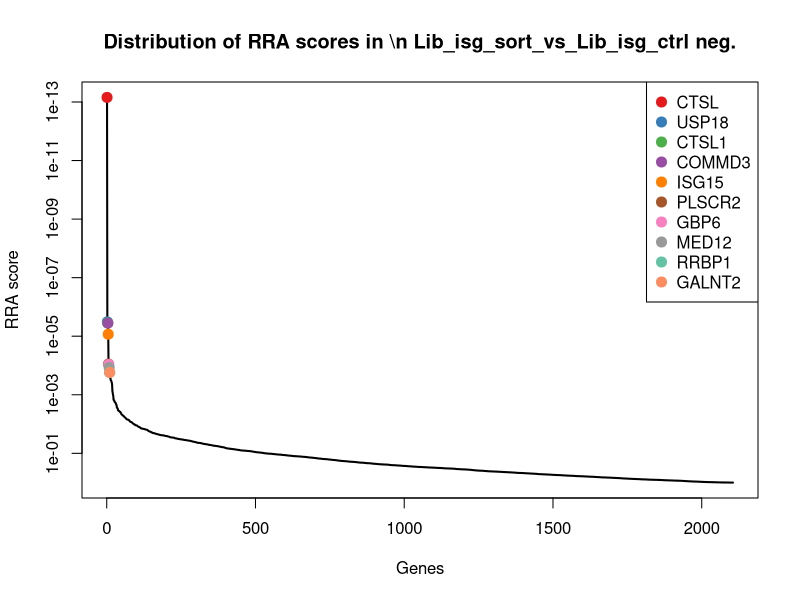
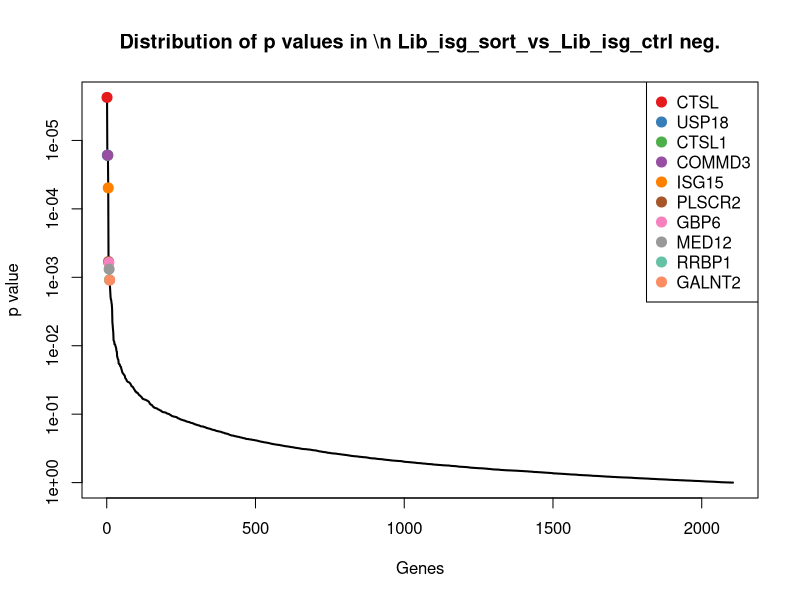
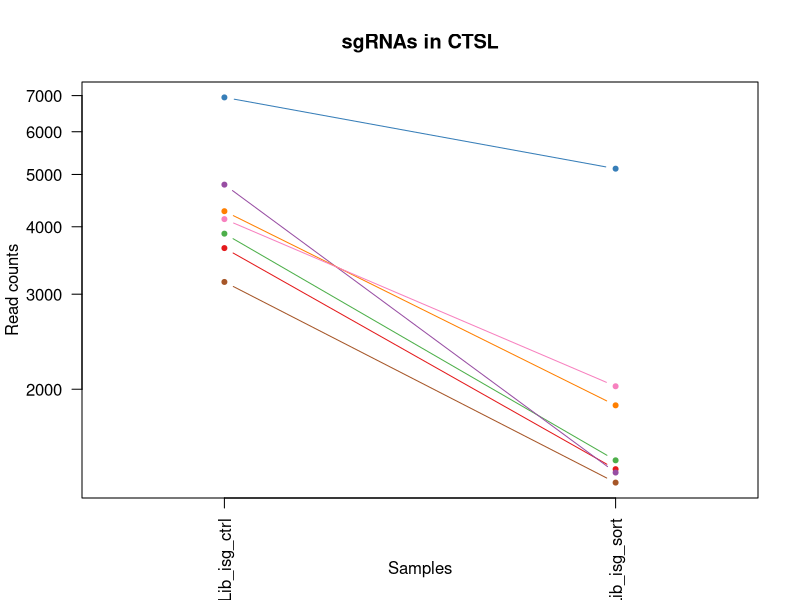
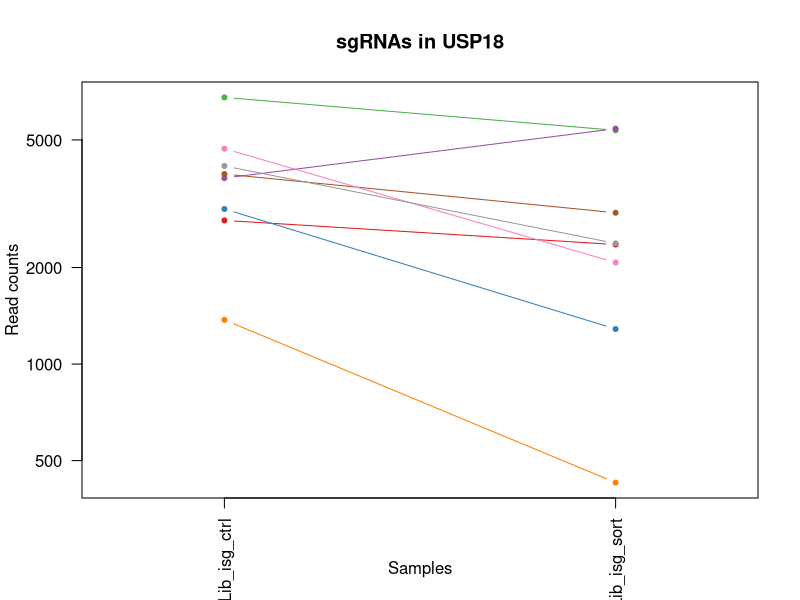
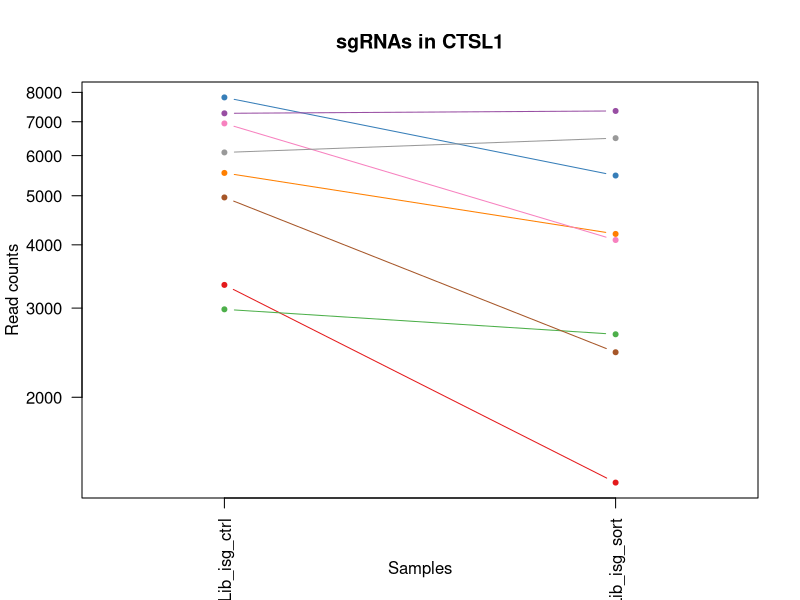
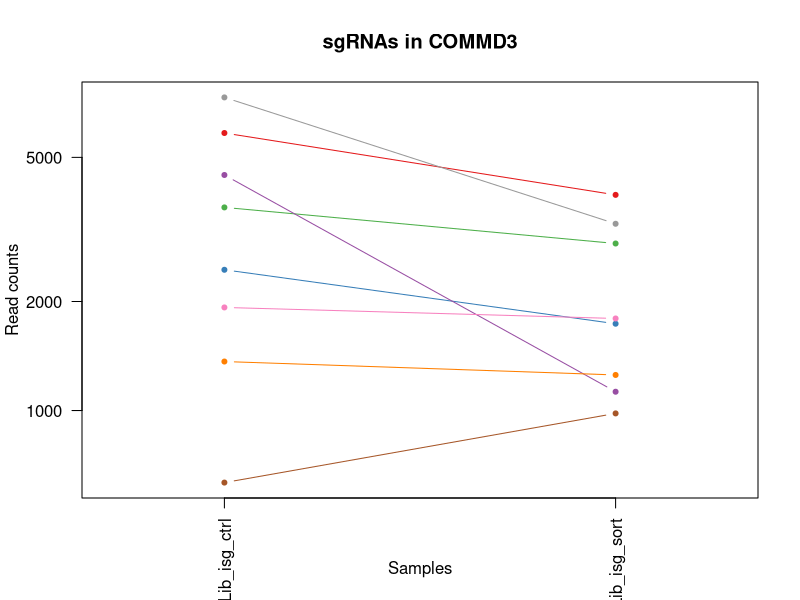
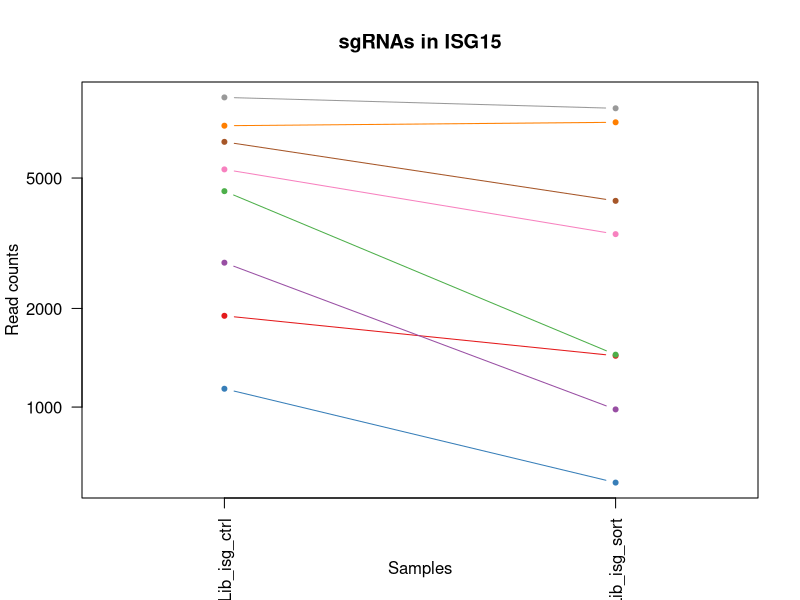
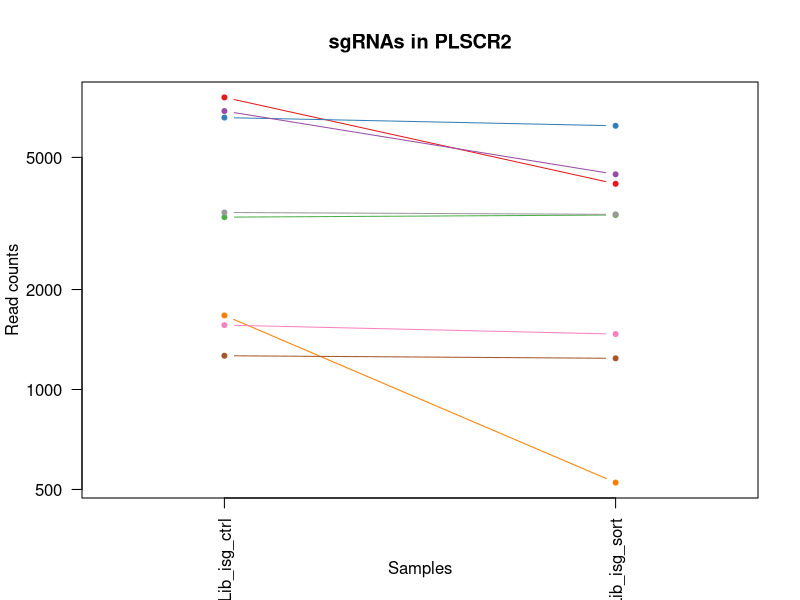

Source code (R) for these figures, in order: (Note: this script raises an error after producing the figures.)
pdf(file='MageckLibISG_CoVclust.pdf',width=4.5,height=4.5);
gstable=read.table('MageckLibISG_CoVclust.gene_summary.txt',header=T)
# 
#
# parameters
# Do not modify the variables beginning with "__"

# gstablename='__GENE_SUMMARY_FILE__'
startindex=3
# outputfile='__OUTPUT_FILE__'
targetgenelist=c("CTSL","USP18","CTSL1","COMMD3","ISG15","PLSCR2","GBP6","MED12","RRBP1","GALNT2")
# samplelabel=sub('.\\w+.\\w+$','',colnames(gstable)[startindex]);
samplelabel='Lib_isg_sort_vs_Lib_isg_ctrl neg.'


# You need to write some codes in front of this code:
# gstable=read.table(gstablename,header=T)
# pdf(file=outputfile,width=6,height=6)


# set up color using RColorBrewer
#library(RColorBrewer)
#colors <- brewer.pal(length(targetgenelist), "Set1")

colors=c( "#E41A1C", "#377EB8", "#4DAF4A", "#984EA3", "#FF7F00",  "#A65628", "#F781BF",
          "#999999", "#66C2A5", "#FC8D62", "#8DA0CB", "#E78AC3", "#A6D854", "#FFD92F", "#E5C494", "#B3B3B3", 
          "#8DD3C7", "#FFFFB3", "#BEBADA", "#FB8072", "#80B1D3", "#FDB462", "#B3DE69", "#FCCDE5",
          "#D9D9D9", "#BC80BD", "#CCEBC5", "#FFED6F")

######
# function definition

plotrankedvalues<-function(val, tglist, ...){
  
  plot(val,log='y',ylim=c(max(val),min(val)),type='l',lwd=2, ...)
  if(length(tglist)>0){
    for(i in 1:length(tglist)){
      targetgene=tglist[i];
      tx=which(names(val)==targetgene);ty=val[targetgene];
      points(tx,ty,col=colors[(i %% length(colors)) ],cex=2,pch=20)
      # text(tx+50,ty,targetgene,col=colors[i])
    }
    legend('topright',tglist,pch=20,pt.cex = 2,cex=1,col=colors)
  }
}



plotrandvalues<-function(val,targetgenelist, ...){
  # choose the one with the best distance distribution
  
  mindiffvalue=0;
  randval=val;
  for(i in 1:20){
    randval0=sample(val)
    vindex=sort(which(names(randval0) %in% targetgenelist))
    if(max(vindex)>0.9*length(val)){
      # print('pass...')
      next;
    }
    mindiffind=min(diff(vindex));
    if (mindiffind > mindiffvalue){
      mindiffvalue=mindiffind;
      randval=randval0;
      # print(paste('Diff: ',mindiffvalue))
    }
  }
  plot(randval,log='y',ylim=c(max(randval),min(randval)),pch=20,col='grey', ...)
  
  if(length(targetgenelist)>0){
    for(i in 1:length(targetgenelist)){
      targetgene=targetgenelist[i];
      tx=which(names(randval)==targetgene);ty=randval[targetgene];
      points(tx,ty,col=colors[(i %% length(colors)) ],cex=2,pch=20)
      text(tx+50,ty,targetgene,col=colors[i])
    }
  }
  
}




# set.seed(1235)



pvec=gstable[,startindex]
names(pvec)=gstable[,'id']
pvec=sort(pvec);

plotrankedvalues(pvec,targetgenelist,xlab='Genes',ylab='RRA score',main=paste('Distribution of RRA scores in \\n',samplelabel))

# plotrandvalues(pvec,targetgenelist,xlab='Genes',ylab='RRA score',main=paste('Distribution of RRA scores in \\n',samplelabel))


pvec=gstable[,startindex+1]
names(pvec)=gstable[,'id']
pvec=sort(pvec);

plotrankedvalues(pvec,targetgenelist,xlab='Genes',ylab='p value',main=paste('Distribution of p values in \\n',samplelabel))

# plotrandvalues(pvec,targetgenelist,xlab='Genes',ylab='p value',main=paste('Distribution of p values in \\n',samplelabel))



# you need to write after this code:
# dev.off()






# parameters
# Do not modify the variables beginning with "__"
targetmat=list(c(3651.19696288,1420.97672759),c(6945.26523066,5124.03599413),c(3883.03465169,1475.74670852),c(4786.70836636,1400.69154947),c(4273.70582091,1866.23638741),c(3159.89837128,1341.86453291),c(4131.64357756,2024.46077678))
targetgene="CTSL"
collabel=c("Lib_isg_ctrl","Lib_isg_sort")

# set up color using RColorBrewer
#library(RColorBrewer)
#colors <- brewer.pal(length(targetgenelist), "Set1")

colors=c( "#E41A1C", "#377EB8", "#4DAF4A", "#984EA3", "#FF7F00",  "#A65628", "#F781BF",
          "#999999", "#66C2A5", "#FC8D62", "#8DA0CB", "#E78AC3", "#A6D854", "#FFD92F", "#E5C494", "#B3B3B3", 
          "#8DD3C7", "#FFFFB3", "#BEBADA", "#FB8072", "#80B1D3", "#FDB462", "#B3DE69", "#FCCDE5",
          "#D9D9D9", "#BC80BD", "#CCEBC5", "#FFED6F")


## code

targetmatvec=unlist(targetmat)+1
yrange=range(targetmatvec[targetmatvec>0]);
# yrange[1]=1; # set the minimum value to 1
for(i in 1:length(targetmat)){
  vali=targetmat[[i]]+1;
  if(i==1){
    plot(1:length(vali),vali,type='b',las=1,pch=20,main=paste('sgRNAs in',targetgene),ylab='Read counts',xlab='Samples',xlim=c(0.7,length(vali)+0.3),ylim = yrange,col=colors[(i %% length(colors))],xaxt='n',log='y')
    axis(1,at=1:length(vali),labels=(collabel),las=2)
    # lines(0:100,rep(1,101),col='black');
  }else{
    lines(1:length(vali),vali,type='b',pch=20,col=colors[(i %% length(colors))])
  }
}




# parameters
# Do not modify the variables beginning with "__"
targetmat=list(c(2804.74276289,2358.15195692),c(3044.47279855,1285.06603416),c(6784.45866353,5356.30128365),c(3800.16500973,5420.19959474),c(1372.28180907,425.988740605),c(3912.63095239,2962.65026502),c(4694.95983419,2072.13094537),c(4146.44172791,2377.42287614))
targetgene="USP18"
collabel=c("Lib_isg_ctrl","Lib_isg_sort")

# set up color using RColorBrewer
#library(RColorBrewer)
#colors <- brewer.pal(length(targetgenelist), "Set1")

colors=c( "#E41A1C", "#377EB8", "#4DAF4A", "#984EA3", "#FF7F00",  "#A65628", "#F781BF",
          "#999999", "#66C2A5", "#FC8D62", "#8DA0CB", "#E78AC3", "#A6D854", "#FFD92F", "#E5C494", "#B3B3B3", 
          "#8DD3C7", "#FFFFB3", "#BEBADA", "#FB8072", "#80B1D3", "#FDB462", "#B3DE69", "#FCCDE5",
          "#D9D9D9", "#BC80BD", "#CCEBC5", "#FFED6F")


## code

targetmatvec=unlist(targetmat)+1
yrange=range(targetmatvec[targetmatvec>0]);
# yrange[1]=1; # set the minimum value to 1
for(i in 1:length(targetmat)){
  vali=targetmat[[i]]+1;
  if(i==1){
    plot(1:length(vali),vali,type='b',las=1,pch=20,main=paste('sgRNAs in',targetgene),ylab='Read counts',xlab='Samples',xlim=c(0.7,length(vali)+0.3),ylim = yrange,col=colors[(i %% length(colors))],xaxt='n',log='y')
    axis(1,at=1:length(vali),labels=(collabel),las=2)
    # lines(0:100,rep(1,101),col='black');
  }else{
    lines(1:length(vali),vali,type='b',pch=20,col=colors[(i %% length(colors))])
  }
}




# parameters
# Do not modify the variables beginning with "__"
targetmat=list(c(3332.54345869,1356.06415759),c(7817.36955792,5480.04087021),c(2982.32056709,2662.42962878),c(7271.8110817,7350.33429325),c(5545.3602076,4202.0746484),c(4960.33999712,2453.4922941),c(6945.26523066,4087.46339199),c(6086.97251039,6495.31403532))
targetgene="CTSL1"
collabel=c("Lib_isg_ctrl","Lib_isg_sort")

# set up color using RColorBrewer
#library(RColorBrewer)
#colors <- brewer.pal(length(targetgenelist), "Set1")

colors=c( "#E41A1C", "#377EB8", "#4DAF4A", "#984EA3", "#FF7F00",  "#A65628", "#F781BF",
          "#999999", "#66C2A5", "#FC8D62", "#8DA0CB", "#E78AC3", "#A6D854", "#FFD92F", "#E5C494", "#B3B3B3", 
          "#8DD3C7", "#FFFFB3", "#BEBADA", "#FB8072", "#80B1D3", "#FDB462", "#B3DE69", "#FCCDE5",
          "#D9D9D9", "#BC80BD", "#CCEBC5", "#FFED6F")


## code

targetmatvec=unlist(targetmat)+1
yrange=range(targetmatvec[targetmatvec>0]);
# yrange[1]=1; # set the minimum value to 1
for(i in 1:length(targetmat)){
  vali=targetmat[[i]]+1;
  if(i==1){
    plot(1:length(vali),vali,type='b',las=1,pch=20,main=paste('sgRNAs in',targetgene),ylab='Read counts',xlab='Samples',xlim=c(0.7,length(vali)+0.3),ylim = yrange,col=colors[(i %% length(colors))],xaxt='n',log='y')
    axis(1,at=1:length(vali),labels=(collabel),las=2)
    # lines(0:100,rep(1,101),col='black');
  }else{
    lines(1:length(vali),vali,type='b',pch=20,col=colors[(i %% length(colors))])
  }
}




# parameters
# Do not modify the variables beginning with "__"
targetmat=list(c(5836.39049781,3938.36733278),c(2445.64098108,1735.39698851),c(3636.39881253,2890.63788268),c(4469.04140552,1125.82738588),c(1364.38946222,1252.60974916),c(631.387748242,980.788362297),c(1924.74608878,1794.22400507),c(7319.16516282,3277.07052594))
targetgene="COMMD3"
collabel=c("Lib_isg_ctrl","Lib_isg_sort")

# set up color using RColorBrewer
#library(RColorBrewer)
#colors <- brewer.pal(length(targetgenelist), "Set1")

colors=c( "#E41A1C", "#377EB8", "#4DAF4A", "#984EA3", "#FF7F00",  "#A65628", "#F781BF",
          "#999999", "#66C2A5", "#FC8D62", "#8DA0CB", "#E78AC3", "#A6D854", "#FFD92F", "#E5C494", "#B3B3B3", 
          "#8DD3C7", "#FFFFB3", "#BEBADA", "#FB8072", "#80B1D3", "#FDB462", "#B3DE69", "#FCCDE5",
          "#D9D9D9", "#BC80BD", "#CCEBC5", "#FFED6F")


## code

targetmatvec=unlist(targetmat)+1
yrange=range(targetmatvec[targetmatvec>0]);
# yrange[1]=1; # set the minimum value to 1
for(i in 1:length(targetmat)){
  vali=targetmat[[i]]+1;
  if(i==1){
    plot(1:length(vali),vali,type='b',las=1,pch=20,main=paste('sgRNAs in',targetgene),ylab='Read counts',xlab='Samples',xlim=c(0.7,length(vali)+0.3),ylim = yrange,col=colors[(i %% length(colors))],xaxt='n',log='y')
    axis(1,at=1:length(vali),labels=(collabel),las=2)
    # lines(0:100,rep(1,101),col='black');
  }else{
    lines(1:length(vali),vali,type='b',pch=20,col=colors[(i %% length(colors))])
  }
}




# parameters
# Do not modify the variables beginning with "__"
targetmat=list(c(1898.10941815,1433.14783446),c(1136.49794684,587.255906691),c(4558.81685098,1444.30468243),c(2757.38868177,982.81688011),c(7221.49737051,7396.99020293),c(6447.06083556,4258.87314714),c(5312.53597544,3370.38234531),c(8810.81871804,8161.74141821))
targetgene="ISG15"
collabel=c("Lib_isg_ctrl","Lib_isg_sort")

# set up color using RColorBrewer
#library(RColorBrewer)
#colors <- brewer.pal(length(targetgenelist), "Set1")

colors=c( "#E41A1C", "#377EB8", "#4DAF4A", "#984EA3", "#FF7F00",  "#A65628", "#F781BF",
          "#999999", "#66C2A5", "#FC8D62", "#8DA0CB", "#E78AC3", "#A6D854", "#FFD92F", "#E5C494", "#B3B3B3", 
          "#8DD3C7", "#FFFFB3", "#BEBADA", "#FB8072", "#80B1D3", "#FDB462", "#B3DE69", "#FCCDE5",
          "#D9D9D9", "#BC80BD", "#CCEBC5", "#FFED6F")


## code

targetmatvec=unlist(targetmat)+1
yrange=range(targetmatvec[targetmatvec>0]);
# yrange[1]=1; # set the minimum value to 1
for(i in 1:length(targetmat)){
  vali=targetmat[[i]]+1;
  if(i==1){
    plot(1:length(vali),vali,type='b',las=1,pch=20,main=paste('sgRNAs in',targetgene),ylab='Read counts',xlab='Samples',xlim=c(0.7,length(vali)+0.3),ylim = yrange,col=colors[(i %% length(colors))],xaxt='n',log='y')
    axis(1,at=1:length(vali),labels=(collabel),las=2)
    # lines(0:100,rep(1,101),col='black');
  }else{
    lines(1:length(vali),vali,type='b',pch=20,col=colors[(i %% length(colors))])
  }
}




# parameters
# Do not modify the variables beginning with "__"
targetmat=list(c(7578.62606561,4162.51855105),c(6589.12307892,6224.50690736),c(3302.94715799,3352.125685),c(6894.95151947,4445.49678588),c(1670.21790277,523.3575956),c(1262.77549648,1240.43864229),c(1561.69813354,1467.63263727),c(3411.46692722,3367.33956859))
targetgene="PLSCR2"
collabel=c("Lib_isg_ctrl","Lib_isg_sort")

# set up color using RColorBrewer
#library(RColorBrewer)
#colors <- brewer.pal(length(targetgenelist), "Set1")

colors=c( "#E41A1C", "#377EB8", "#4DAF4A", "#984EA3", "#FF7F00",  "#A65628", "#F781BF",
          "#999999", "#66C2A5", "#FC8D62", "#8DA0CB", "#E78AC3", "#A6D854", "#FFD92F", "#E5C494", "#B3B3B3", 
          "#8DD3C7", "#FFFFB3", "#BEBADA", "#FB8072", "#80B1D3", "#FDB462", "#B3DE69", "#FCCDE5",
          "#D9D9D9", "#BC80BD", "#CCEBC5", "#FFED6F")


## code

targetmatvec=unlist(targetmat)+1
yrange=range(targetmatvec[targetmatvec>0]);
# yrange[1]=1; # set the minimum value to 1
for(i in 1:length(targetmat)){
  vali=targetmat[[i]]+1;
  if(i==1){
    plot(1:length(vali),vali,type='b',las=1,pch=20,main=paste('sgRNAs in',targetgene),ylab='Read counts',xlab='Samples',xlim=c(0.7,length(vali)+0.3),ylim = yrange,col=colors[(i %% length(colors))],xaxt='n',log='y')
    axis(1,at=1:length(vali),labels=(collabel),las=2)
    # lines(0:100,rep(1,101),col='black');
  }else{
    lines(1:length(vali),vali,type='b',pch=20,col=colors[(i %% length(colors))])
  }
}




# parameters
# Do not modify the variables beginning with "__"
targetmat=list(c(5723.92455515,5711.29190082),c(7462.21394953,3329.81198906),c(1705.73346361,1588.32944711),c(2647.88236919,1589.34370602),c(4735.40811181,3170.57334079),c(3667.96819994,4543.87989979),c(3798.19192302,2226.29829911),c(3768.59562232,2606.64538894))
targetgene="GBP6"
collabel=c("Lib_isg_ctrl","Lib_isg_sort")

# set up color using RColorBrewer
#library(RColorBrewer)
#colors <- brewer.pal(length(targetgenelist), "Set1")

colors=c( "#E41A1C", "#377EB8", "#4DAF4A", "#984EA3", "#FF7F00",  "#A65628", "#F781BF",
          "#999999", "#66C2A5", "#FC8D62", "#8DA0CB", "#E78AC3", "#A6D854", "#FFD92F", "#E5C494", "#B3B3B3", 
          "#8DD3C7", "#FFFFB3", "#BEBADA", "#FB8072", "#80B1D3", "#FDB462", "#B3DE69", "#FCCDE5",
          "#D9D9D9", "#BC80BD", "#CCEBC5", "#FFED6F")


## code

targetmatvec=unlist(targetmat)+1
yrange=range(targetmatvec[targetmatvec>0]);
# yrange[1]=1; # set the minimum value to 1
for(i in 1:length(targetmat)){
  vali=targetmat[[i]]+1;
  if(i==1){
    plot(1:length(vali),vali,type='b',las=1,pch=20,main=paste('sgRNAs in',targetgene),ylab='Read counts',xlab='Samples',xlim=c(0.7,length(vali)+0.3),ylim = yrange,col=colors[(i %% length(colors))],xaxt='n',log='y')
    axis(1,at=1:length(vali),labels=(collabel),las=2)
    # lines(0:100,rep(1,101),col='black');
  }else{
    lines(1:length(vali),vali,type='b',pch=20,col=colors[(i %% length(colors))])
  }
}




# parameters
# Do not modify the variables beginning with "__"
targetmat=list(c(10482.0231642,9838.31139016),c(3916.57712581,1320.56509588),c(1655.41975242,1225.22475869),c(4531.19363699,2081.25927553),c(4718.63687475,4681.81911103),c(4105.99345028,3598.59059921),c(4378.27941671,2778.05514409),c(5768.3190062,4949.58346227))
targetgene="MED12"
collabel=c("Lib_isg_ctrl","Lib_isg_sort")

# set up color using RColorBrewer
#library(RColorBrewer)
#colors <- brewer.pal(length(targetgenelist), "Set1")

colors=c( "#E41A1C", "#377EB8", "#4DAF4A", "#984EA3", "#FF7F00",  "#A65628", "#F781BF",
          "#999999", "#66C2A5", "#FC8D62", "#8DA0CB", "#E78AC3", "#A6D854", "#FFD92F", "#E5C494", "#B3B3B3", 
          "#8DD3C7", "#FFFFB3", "#BEBADA", "#FB8072", "#80B1D3", "#FDB462", "#B3DE69", "#FCCDE5",
          "#D9D9D9", "#BC80BD", "#CCEBC5", "#FFED6F")


## code

targetmatvec=unlist(targetmat)+1
yrange=range(targetmatvec[targetmatvec>0]);
# yrange[1]=1; # set the minimum value to 1
for(i in 1:length(targetmat)){
  vali=targetmat[[i]]+1;
  if(i==1){
    plot(1:length(vali),vali,type='b',las=1,pch=20,main=paste('sgRNAs in',targetgene),ylab='Read counts',xlab='Samples',xlim=c(0.7,length(vali)+0.3),ylim = yrange,col=colors[(i %% length(colors))],xaxt='n',log='y')
    axis(1,at=1:length(vali),labels=(collabel),las=2)
    # lines(0:100,rep(1,101),col='black');
  }else{
    lines(1:length(vali),vali,type='b',pch=20,col=colors[(i %% length(colors))])
  }
}




# parameters
# Do not modify the variables beginning with "__"
targetmat=list(c(1236.13882585,736.351965903),c(2356.85207898,1756.69642554),c(2218.73600906,1550.80186758),c(3225.01023282,2305.4104938),c(1921.78645871,2120.81537287),c(5583.83539851,4784.25926056),c(7217.55119709,6035.85475081),c(1623.85036501,1222.18198197))
targetgene="RRBP1"
collabel=c("Lib_isg_ctrl","Lib_isg_sort")

# set up color using RColorBrewer
#library(RColorBrewer)
#colors <- brewer.pal(length(targetgenelist), "Set1")

colors=c( "#E41A1C", "#377EB8", "#4DAF4A", "#984EA3", "#FF7F00",  "#A65628", "#F781BF",
          "#999999", "#66C2A5", "#FC8D62", "#8DA0CB", "#E78AC3", "#A6D854", "#FFD92F", "#E5C494", "#B3B3B3", 
          "#8DD3C7", "#FFFFB3", "#BEBADA", "#FB8072", "#80B1D3", "#FDB462", "#B3DE69", "#FCCDE5",
          "#D9D9D9", "#BC80BD", "#CCEBC5", "#FFED6F")


## code

targetmatvec=unlist(targetmat)+1
yrange=range(targetmatvec[targetmatvec>0]);
# yrange[1]=1; # set the minimum value to 1
for(i in 1:length(targetmat)){
  vali=targetmat[[i]]+1;
  if(i==1){
    plot(1:length(vali),vali,type='b',las=1,pch=20,main=paste('sgRNAs in',targetgene),ylab='Read counts',xlab='Samples',xlim=c(0.7,length(vali)+0.3),ylim = yrange,col=colors[(i %% length(colors))],xaxt='n',log='y')
    axis(1,at=1:length(vali),labels=(collabel),las=2)
    # lines(0:100,rep(1,101),col='black');
  }else{
    lines(1:length(vali),vali,type='b',pch=20,col=colors[(i %% length(colors))])
  }
}




# parameters
# Do not modify the variables beginning with "__"
targetmat=list(c(4447.33745168,3544.83487718),c(4078.3702363,4731.51779743),c(3728.1473447,3572.21986764),c(4455.22979853,3877.51179841),c(6592.08270899,3368.3538275),c(1847.79570696,2699.95720831),c(6004.10286844,3206.07240251),c(3389.76297337,3286.19885609))
targetgene="GALNT2"
collabel=c("Lib_isg_ctrl","Lib_isg_sort")

# set up color using RColorBrewer
#library(RColorBrewer)
#colors <- brewer.pal(length(targetgenelist), "Set1")

colors=c( "#E41A1C", "#377EB8", "#4DAF4A", "#984EA3", "#FF7F00",  "#A65628", "#F781BF",
          "#999999", "#66C2A5", "#FC8D62", "#8DA0CB", "#E78AC3", "#A6D854", "#FFD92F", "#E5C494", "#B3B3B3", 
          "#8DD3C7", "#FFFFB3", "#BEBADA", "#FB8072", "#80B1D3", "#FDB462", "#B3DE69", "#FCCDE5",
          "#D9D9D9", "#BC80BD", "#CCEBC5", "#FFED6F")


## code

targetmatvec=unlist(targetmat)+1
yrange=range(targetmatvec[targetmatvec>0]);
# yrange[1]=1; # set the minimum value to 1
for(i in 1:length(targetmat)){
  vali=targetmat[[i]]+1;
  if(i==1){
    plot(1:length(vali),vali,type='b',las=1,pch=20,main=paste('sgRNAs in',targetgene),ylab='Read counts',xlab='Samples',xlim=c(0.7,length(vali)+0.3),ylim = yrange,col=colors[(i %% length(colors))],xaxt='n',log='y')
    axis(1,at=1:length(vali),labels=(collabel),las=2)
    # lines(0:100,rep(1,101),col='black');
  }else{
    lines(1:length(vali),vali,type='b',pch=20,col=colors[(i %% length(colors))])
  }
}



# 
#
# parameters
# Do not modify the variables beginning with "__"

# gstablename='__GENE_SUMMARY_FILE__'
startindex=9
# outputfile='__OUTPUT_FILE__'
targetgenelist=c("STAT2","LY6E","IFNAR1","STAT1","IFI6","DAXX","CMTR1","APOL6","HERC5","IQGAP2")
# samplelabel=sub('.\\w+.\\w+$','',colnames(gstable)[startindex]);
samplelabel='Lib_isg_sort_vs_Lib_isg_ctrl pos.'


# You need to write some codes in front of this code:
# gstable=read.table(gstablename,header=T)
# pdf(file=outputfile,width=6,height=6)


# set up color using RColorBrewer
#library(RColorBrewer)
#colors <- brewer.pal(length(targetgenelist), "Set1")

colors=c( "#E41A1C", "#377EB8", "#4DAF4A", "#984EA3", "#FF7F00",  "#A65628", "#F781BF",
          "#999999", "#66C2A5", "#FC8D62", "#8DA0CB", "#E78AC3", "#A6D854", "#FFD92F", "#E5C494", "#B3B3B3", 
          "#8DD3C7", "#FFFFB3", "#BEBADA", "#FB8072", "#80B1D3", "#FDB462", "#B3DE69", "#FCCDE5",
          "#D9D9D9", "#BC80BD", "#CCEBC5", "#FFED6F")

######
# function definition

plotrankedvalues<-function(val, tglist, ...){
  
  plot(val,log='y',ylim=c(max(val),min(val)),type='l',lwd=2, ...)
  if(length(tglist)>0){
    for(i in 1:length(tglist)){
      targetgene=tglist[i];
      tx=which(names(val)==targetgene);ty=val[targetgene];
      points(tx,ty,col=colors[(i %% length(colors)) ],cex=2,pch=20)
      # text(tx+50,ty,targetgene,col=colors[i])
    }
    legend('topright',tglist,pch=20,pt.cex = 2,cex=1,col=colors)
  }
}



plotrandvalues<-function(val,targetgenelist, ...){
  # choose the one with the best distance distribution
  
  mindiffvalue=0;
  randval=val;
  for(i in 1:20){
    randval0=sample(val)
    vindex=sort(which(names(randval0) %in% targetgenelist))
    if(max(vindex)>0.9*length(val)){
      # print('pass...')
      next;
    }
    mindiffind=min(diff(vindex));
    if (mindiffind > mindiffvalue){
      mindiffvalue=mindiffind;
      randval=randval0;
      # print(paste('Diff: ',mindiffvalue))
    }
  }
  plot(randval,log='y',ylim=c(max(randval),min(randval)),pch=20,col='grey', ...)
  
  if(length(targetgenelist)>0){
    for(i in 1:length(targetgenelist)){
      targetgene=targetgenelist[i];
      tx=which(names(randval)==targetgene);ty=randval[targetgene];
      points(tx,ty,col=colors[(i %% length(colors)) ],cex=2,pch=20)
      text(tx+50,ty,targetgene,col=colors[i])
    }
  }
  
}




# set.seed(1235)



pvec=gstable[,startindex]
names(pvec)=gstable[,'id']
pvec=sort(pvec);

plotrankedvalues(pvec,targetgenelist,xlab='Genes',ylab='RRA score',main=paste('Distribution of RRA scores in \\n',samplelabel))

# plotrandvalues(pvec,targetgenelist,xlab='Genes',ylab='RRA score',main=paste('Distribution of RRA scores in \\n',samplelabel))


pvec=gstable[,startindex+1]
names(pvec)=gstable[,'id']
pvec=sort(pvec);

plotrankedvalues(pvec,targetgenelist,xlab='Genes',ylab='p value',main=paste('Distribution of p values in \\n',samplelabel))

# plotrandvalues(pvec,targetgenelist,xlab='Genes',ylab='p value',main=paste('Distribution of p values in \\n',samplelabel))



# you need to write after this code:
# dev.off()






# parameters
# Do not modify the variables beginning with "__"
targetmat=list(c(2664.65360625,4424.19734885),c(2972.45513352,5466.85550443),c(6675.9388943,9559.39019096),c(273.272509786,696.795868561),c(2655.77471604,4049.93581247),c(1768.87223843,2726.32793987),c(2175.32810136,3827.81311201),c(2249.31885311,3254.75683))
targetgene="STAT2"
collabel=c("Lib_isg_ctrl","Lib_isg_sort")

# set up color using RColorBrewer
#library(RColorBrewer)
#colors <- brewer.pal(length(targetgenelist), "Set1")

colors=c( "#E41A1C", "#377EB8", "#4DAF4A", "#984EA3", "#FF7F00",  "#A65628", "#F781BF",
          "#999999", "#66C2A5", "#FC8D62", "#8DA0CB", "#E78AC3", "#A6D854", "#FFD92F", "#E5C494", "#B3B3B3", 
          "#8DD3C7", "#FFFFB3", "#BEBADA", "#FB8072", "#80B1D3", "#FDB462", "#B3DE69", "#FCCDE5",
          "#D9D9D9", "#BC80BD", "#CCEBC5", "#FFED6F")


## code

targetmatvec=unlist(targetmat)+1
yrange=range(targetmatvec[targetmatvec>0]);
# yrange[1]=1; # set the minimum value to 1
for(i in 1:length(targetmat)){
  vali=targetmat[[i]]+1;
  if(i==1){
    plot(1:length(vali),vali,type='b',las=1,pch=20,main=paste('sgRNAs in',targetgene),ylab='Read counts',xlab='Samples',xlim=c(0.7,length(vali)+0.3),ylim = yrange,col=colors[(i %% length(colors))],xaxt='n',log='y')
    axis(1,at=1:length(vali),labels=(collabel),las=2)
    # lines(0:100,rep(1,101),col='black');
  }else{
    lines(1:length(vali),vali,type='b',pch=20,col=colors[(i %% length(colors))])
  }
}




# parameters
# Do not modify the variables beginning with "__"
targetmat=list(c(4995.85555796,11448.9545332),c(3203.30627897,3676.68853498),c(155.873850347,553.785362786),c(6780.5124901,7355.40558778),c(2044.11783493,4246.70204027),c(3368.05901953,6589.6401136),c(2671.55940975,4188.88928261),c(1953.35584612,2819.63975924))
targetgene="LY6E"
collabel=c("Lib_isg_ctrl","Lib_isg_sort")

# set up color using RColorBrewer
#library(RColorBrewer)
#colors <- brewer.pal(length(targetgenelist), "Set1")

colors=c( "#E41A1C", "#377EB8", "#4DAF4A", "#984EA3", "#FF7F00",  "#A65628", "#F781BF",
          "#999999", "#66C2A5", "#FC8D62", "#8DA0CB", "#E78AC3", "#A6D854", "#FFD92F", "#E5C494", "#B3B3B3", 
          "#8DD3C7", "#FFFFB3", "#BEBADA", "#FB8072", "#80B1D3", "#FDB462", "#B3DE69", "#FCCDE5",
          "#D9D9D9", "#BC80BD", "#CCEBC5", "#FFED6F")


## code

targetmatvec=unlist(targetmat)+1
yrange=range(targetmatvec[targetmatvec>0]);
# yrange[1]=1; # set the minimum value to 1
for(i in 1:length(targetmat)){
  vali=targetmat[[i]]+1;
  if(i==1){
    plot(1:length(vali),vali,type='b',las=1,pch=20,main=paste('sgRNAs in',targetgene),ylab='Read counts',xlab='Samples',xlim=c(0.7,length(vali)+0.3),ylim = yrange,col=colors[(i %% length(colors))],xaxt='n',log='y')
    axis(1,at=1:length(vali),labels=(collabel),las=2)
    # lines(0:100,rep(1,101),col='black');
  }else{
    lines(1:length(vali),vali,type='b',pch=20,col=colors[(i %% length(colors))])
  }
}




# parameters
# Do not modify the variables beginning with "__"
targetmat=list(c(5068.85976635,9970.16504797),c(2260.17083003,4519.53768604),c(1771.8318685,1842.90843257),c(3188.50812862,3840.99847779),c(3662.0489398,8449.79094757),c(1964.20782305,2623.88779034),c(5404.28450761,5635.22248286),c(11016.7296635,13363.8753481))
targetgene="IFNAR1"
collabel=c("Lib_isg_ctrl","Lib_isg_sort")

# set up color using RColorBrewer
#library(RColorBrewer)
#colors <- brewer.pal(length(targetgenelist), "Set1")

colors=c( "#E41A1C", "#377EB8", "#4DAF4A", "#984EA3", "#FF7F00",  "#A65628", "#F781BF",
          "#999999", "#66C2A5", "#FC8D62", "#8DA0CB", "#E78AC3", "#A6D854", "#FFD92F", "#E5C494", "#B3B3B3", 
          "#8DD3C7", "#FFFFB3", "#BEBADA", "#FB8072", "#80B1D3", "#FDB462", "#B3DE69", "#FCCDE5",
          "#D9D9D9", "#BC80BD", "#CCEBC5", "#FFED6F")


## code

targetmatvec=unlist(targetmat)+1
yrange=range(targetmatvec[targetmatvec>0]);
# yrange[1]=1; # set the minimum value to 1
for(i in 1:length(targetmat)){
  vali=targetmat[[i]]+1;
  if(i==1){
    plot(1:length(vali),vali,type='b',las=1,pch=20,main=paste('sgRNAs in',targetgene),ylab='Read counts',xlab='Samples',xlim=c(0.7,length(vali)+0.3),ylim = yrange,col=colors[(i %% length(colors))],xaxt='n',log='y')
    axis(1,at=1:length(vali),labels=(collabel),las=2)
    # lines(0:100,rep(1,101),col='black');
  }else{
    lines(1:length(vali),vali,type='b',pch=20,col=colors[(i %% length(colors))])
  }
}




# parameters
# Do not modify the variables beginning with "__"
targetmat=list(c(8926.24429077,17614.634424),c(6273.4292048,6778.29227015),c(3327.61074191,6233.63523752),c(3538.73102022,5001.31066648),c(4884.37615866,8079.58644681),c(2534.42988318,2161.38572912),c(4107.966537,4588.50729166),c(3526.89249994,4583.43599713))
targetgene="STAT1"
collabel=c("Lib_isg_ctrl","Lib_isg_sort")

# set up color using RColorBrewer
#library(RColorBrewer)
#colors <- brewer.pal(length(targetgenelist), "Set1")

colors=c( "#E41A1C", "#377EB8", "#4DAF4A", "#984EA3", "#FF7F00",  "#A65628", "#F781BF",
          "#999999", "#66C2A5", "#FC8D62", "#8DA0CB", "#E78AC3", "#A6D854", "#FFD92F", "#E5C494", "#B3B3B3", 
          "#8DD3C7", "#FFFFB3", "#BEBADA", "#FB8072", "#80B1D3", "#FDB462", "#B3DE69", "#FCCDE5",
          "#D9D9D9", "#BC80BD", "#CCEBC5", "#FFED6F")


## code

targetmatvec=unlist(targetmat)+1
yrange=range(targetmatvec[targetmatvec>0]);
# yrange[1]=1; # set the minimum value to 1
for(i in 1:length(targetmat)){
  vali=targetmat[[i]]+1;
  if(i==1){
    plot(1:length(vali),vali,type='b',las=1,pch=20,main=paste('sgRNAs in',targetgene),ylab='Read counts',xlab='Samples',xlim=c(0.7,length(vali)+0.3),ylim = yrange,col=colors[(i %% length(colors))],xaxt='n',log='y')
    axis(1,at=1:length(vali),labels=(collabel),las=2)
    # lines(0:100,rep(1,101),col='black');
  }else{
    lines(1:length(vali),vali,type='b',pch=20,col=colors[(i %% length(colors))])
  }
}




# parameters
# Do not modify the variables beginning with "__"
targetmat=list(c(5114.24076076,6407.07351048),c(1838.91681675,3614.8187417),c(1780.71075871,3078.27578032),c(4437.47201811,7333.09189184),c(5716.0322083,10215.6157033),c(3082.94798946,4599.66413963),c(4211.55358944,4766.00260024),c(5086.61754677,6339.11816376))
targetgene="IFI6"
collabel=c("Lib_isg_ctrl","Lib_isg_sort")

# set up color using RColorBrewer
#library(RColorBrewer)
#colors <- brewer.pal(length(targetgenelist), "Set1")

colors=c( "#E41A1C", "#377EB8", "#4DAF4A", "#984EA3", "#FF7F00",  "#A65628", "#F781BF",
          "#999999", "#66C2A5", "#FC8D62", "#8DA0CB", "#E78AC3", "#A6D854", "#FFD92F", "#E5C494", "#B3B3B3", 
          "#8DD3C7", "#FFFFB3", "#BEBADA", "#FB8072", "#80B1D3", "#FDB462", "#B3DE69", "#FCCDE5",
          "#D9D9D9", "#BC80BD", "#CCEBC5", "#FFED6F")


## code

targetmatvec=unlist(targetmat)+1
yrange=range(targetmatvec[targetmatvec>0]);
# yrange[1]=1; # set the minimum value to 1
for(i in 1:length(targetmat)){
  vali=targetmat[[i]]+1;
  if(i==1){
    plot(1:length(vali),vali,type='b',las=1,pch=20,main=paste('sgRNAs in',targetgene),ylab='Read counts',xlab='Samples',xlim=c(0.7,length(vali)+0.3),ylim = yrange,col=colors[(i %% length(colors))],xaxt='n',log='y')
    axis(1,at=1:length(vali),labels=(collabel),las=2)
    # lines(0:100,rep(1,101),col='black');
  }else{
    lines(1:length(vali),vali,type='b',pch=20,col=colors[(i %% length(colors))])
  }
}




# parameters
# Do not modify the variables beginning with "__"
targetmat=list(c(2717.92694751,3227.37183954),c(3223.0371461,5081.43712007),c(5945.8968104,8452.83372429),c(3362.13975939,4721.37520837),c(3136.22133072,3595.54782249),c(3622.58720554,4381.59847479),c(1705.73346361,2181.67090724),c(6759.79507961,7438.57481809))
targetgene="DAXX"
collabel=c("Lib_isg_ctrl","Lib_isg_sort")

# set up color using RColorBrewer
#library(RColorBrewer)
#colors <- brewer.pal(length(targetgenelist), "Set1")

colors=c( "#E41A1C", "#377EB8", "#4DAF4A", "#984EA3", "#FF7F00",  "#A65628", "#F781BF",
          "#999999", "#66C2A5", "#FC8D62", "#8DA0CB", "#E78AC3", "#A6D854", "#FFD92F", "#E5C494", "#B3B3B3", 
          "#8DD3C7", "#FFFFB3", "#BEBADA", "#FB8072", "#80B1D3", "#FDB462", "#B3DE69", "#FCCDE5",
          "#D9D9D9", "#BC80BD", "#CCEBC5", "#FFED6F")


## code

targetmatvec=unlist(targetmat)+1
yrange=range(targetmatvec[targetmatvec>0]);
# yrange[1]=1; # set the minimum value to 1
for(i in 1:length(targetmat)){
  vali=targetmat[[i]]+1;
  if(i==1){
    plot(1:length(vali),vali,type='b',las=1,pch=20,main=paste('sgRNAs in',targetgene),ylab='Read counts',xlab='Samples',xlim=c(0.7,length(vali)+0.3),ylim = yrange,col=colors[(i %% length(colors))],xaxt='n',log='y')
    axis(1,at=1:length(vali),labels=(collabel),las=2)
    # lines(0:100,rep(1,101),col='black');
  }else{
    lines(1:length(vali),vali,type='b',pch=20,col=colors[(i %% length(colors))])
  }
}




# parameters
# Do not modify the variables beginning with "__"
targetmat=list(c(1513.35750907,3447.46602218),c(2383.48874961,2966.70730064),c(1089.14386572,1516.31706477),c(1284.47945033,2263.82587864),c(3274.33740065,3450.5087989),c(3474.60570204,6774.23523452),c(1636.67542865,1312.45102463),c(3732.09351812,5255.88965194))
targetgene="CMTR1"
collabel=c("Lib_isg_ctrl","Lib_isg_sort")

# set up color using RColorBrewer
#library(RColorBrewer)
#colors <- brewer.pal(length(targetgenelist), "Set1")

colors=c( "#E41A1C", "#377EB8", "#4DAF4A", "#984EA3", "#FF7F00",  "#A65628", "#F781BF",
          "#999999", "#66C2A5", "#FC8D62", "#8DA0CB", "#E78AC3", "#A6D854", "#FFD92F", "#E5C494", "#B3B3B3", 
          "#8DD3C7", "#FFFFB3", "#BEBADA", "#FB8072", "#80B1D3", "#FDB462", "#B3DE69", "#FCCDE5",
          "#D9D9D9", "#BC80BD", "#CCEBC5", "#FFED6F")


## code

targetmatvec=unlist(targetmat)+1
yrange=range(targetmatvec[targetmatvec>0]);
# yrange[1]=1; # set the minimum value to 1
for(i in 1:length(targetmat)){
  vali=targetmat[[i]]+1;
  if(i==1){
    plot(1:length(vali),vali,type='b',las=1,pch=20,main=paste('sgRNAs in',targetgene),ylab='Read counts',xlab='Samples',xlim=c(0.7,length(vali)+0.3),ylim = yrange,col=colors[(i %% length(colors))],xaxt='n',log='y')
    axis(1,at=1:length(vali),labels=(collabel),las=2)
    # lines(0:100,rep(1,101),col='black');
  }else{
    lines(1:length(vali),vali,type='b',pch=20,col=colors[(i %% length(colors))])
  }
}




# parameters
# Do not modify the variables beginning with "__"
targetmat=list(c(1185.82511467,1808.42362976),c(2086.53919927,2446.39248176),c(4432.53930133,6556.16956969),c(5393.43253068,6250.87763892),c(2988.23982723,3771.01461326),c(5305.63017194,6411.1305461),c(3038.55353841,3498.17896749),c(2522.5913629,2816.59698252))
targetgene="APOL6"
collabel=c("Lib_isg_ctrl","Lib_isg_sort")

# set up color using RColorBrewer
#library(RColorBrewer)
#colors <- brewer.pal(length(targetgenelist), "Set1")

colors=c( "#E41A1C", "#377EB8", "#4DAF4A", "#984EA3", "#FF7F00",  "#A65628", "#F781BF",
          "#999999", "#66C2A5", "#FC8D62", "#8DA0CB", "#E78AC3", "#A6D854", "#FFD92F", "#E5C494", "#B3B3B3", 
          "#8DD3C7", "#FFFFB3", "#BEBADA", "#FB8072", "#80B1D3", "#FDB462", "#B3DE69", "#FCCDE5",
          "#D9D9D9", "#BC80BD", "#CCEBC5", "#FFED6F")


## code

targetmatvec=unlist(targetmat)+1
yrange=range(targetmatvec[targetmatvec>0]);
# yrange[1]=1; # set the minimum value to 1
for(i in 1:length(targetmat)){
  vali=targetmat[[i]]+1;
  if(i==1){
    plot(1:length(vali),vali,type='b',las=1,pch=20,main=paste('sgRNAs in',targetgene),ylab='Read counts',xlab='Samples',xlim=c(0.7,length(vali)+0.3),ylim = yrange,col=colors[(i %% length(colors))],xaxt='n',log='y')
    axis(1,at=1:length(vali),labels=(collabel),las=2)
    # lines(0:100,rep(1,101),col='black');
  }else{
    lines(1:length(vali),vali,type='b',pch=20,col=colors[(i %% length(colors))])
  }
}




# parameters
# Do not modify the variables beginning with "__"
targetmat=list(c(2087.52574262,2856.15307987),c(2952.72426639,4755.86001118),c(5505.89847334,5496.26901271),c(6251.72525095,7781.39432838),c(3762.67636218,4493.16695448),c(5561.14490131,6345.2037172),c(4021.15072161,5947.61422597),c(1968.15399647,2694.88591378))
targetgene="HERC5"
collabel=c("Lib_isg_ctrl","Lib_isg_sort")

# set up color using RColorBrewer
#library(RColorBrewer)
#colors <- brewer.pal(length(targetgenelist), "Set1")

colors=c( "#E41A1C", "#377EB8", "#4DAF4A", "#984EA3", "#FF7F00",  "#A65628", "#F781BF",
          "#999999", "#66C2A5", "#FC8D62", "#8DA0CB", "#E78AC3", "#A6D854", "#FFD92F", "#E5C494", "#B3B3B3", 
          "#8DD3C7", "#FFFFB3", "#BEBADA", "#FB8072", "#80B1D3", "#FDB462", "#B3DE69", "#FCCDE5",
          "#D9D9D9", "#BC80BD", "#CCEBC5", "#FFED6F")


## code

targetmatvec=unlist(targetmat)+1
yrange=range(targetmatvec[targetmatvec>0]);
# yrange[1]=1; # set the minimum value to 1
for(i in 1:length(targetmat)){
  vali=targetmat[[i]]+1;
  if(i==1){
    plot(1:length(vali),vali,type='b',las=1,pch=20,main=paste('sgRNAs in',targetgene),ylab='Read counts',xlab='Samples',xlim=c(0.7,length(vali)+0.3),ylim = yrange,col=colors[(i %% length(colors))],xaxt='n',log='y')
    axis(1,at=1:length(vali),labels=(collabel),las=2)
    # lines(0:100,rep(1,101),col='black');
  }else{
    lines(1:length(vali),vali,type='b',pch=20,col=colors[(i %% length(colors))])
  }
}




# parameters
# Do not modify the variables beginning with "__"
targetmat=list(c(3882.04810833,3452.53731671),c(5437.82698173,5144.32117226),c(677.755286003,1590.35796492),c(2816.58128317,3379.51067547),c(3669.94128665,4909.01310602),c(6895.93806283,8918.37856224),c(3291.10863771,4690.94744118),c(1450.21873424,2928.16546221))
targetgene="IQGAP2"
collabel=c("Lib_isg_ctrl","Lib_isg_sort")

# set up color using RColorBrewer
#library(RColorBrewer)
#colors <- brewer.pal(length(targetgenelist), "Set1")

colors=c( "#E41A1C", "#377EB8", "#4DAF4A", "#984EA3", "#FF7F00",  "#A65628", "#F781BF",
          "#999999", "#66C2A5", "#FC8D62", "#8DA0CB", "#E78AC3", "#A6D854", "#FFD92F", "#E5C494", "#B3B3B3", 
          "#8DD3C7", "#FFFFB3", "#BEBADA", "#FB8072", "#80B1D3", "#FDB462", "#B3DE69", "#FCCDE5",
          "#D9D9D9", "#BC80BD", "#CCEBC5", "#FFED6F")


## code

targetmatvec=unlist(targetmat)+1
yrange=range(targetmatvec[targetmatvec>0]);
# yrange[1]=1; # set the minimum value to 1
for(i in 1:length(targetmat)){
  vali=targetmat[[i]]+1;
  if(i==1){
    plot(1:length(vali),vali,type='b',las=1,pch=20,main=paste('sgRNAs in',targetgene),ylab='Read counts',xlab='Samples',xlim=c(0.7,length(vali)+0.3),ylim = yrange,col=colors[(i %% length(colors))],xaxt='n',log='y')
    axis(1,at=1:length(vali),labels=(collabel),las=2)
    # lines(0:100,rep(1,101),col='black');
  }else{
    lines(1:length(vali),vali,type='b',pch=20,col=colors[(i %% length(colors))])
  }
}



dev.off()
Sweave("MageckLibISG_CoVclust_summary.Rnw");
library(tools);

texi2dvi("MageckLibISG_CoVclust_summary.tex",pdf=TRUE);
